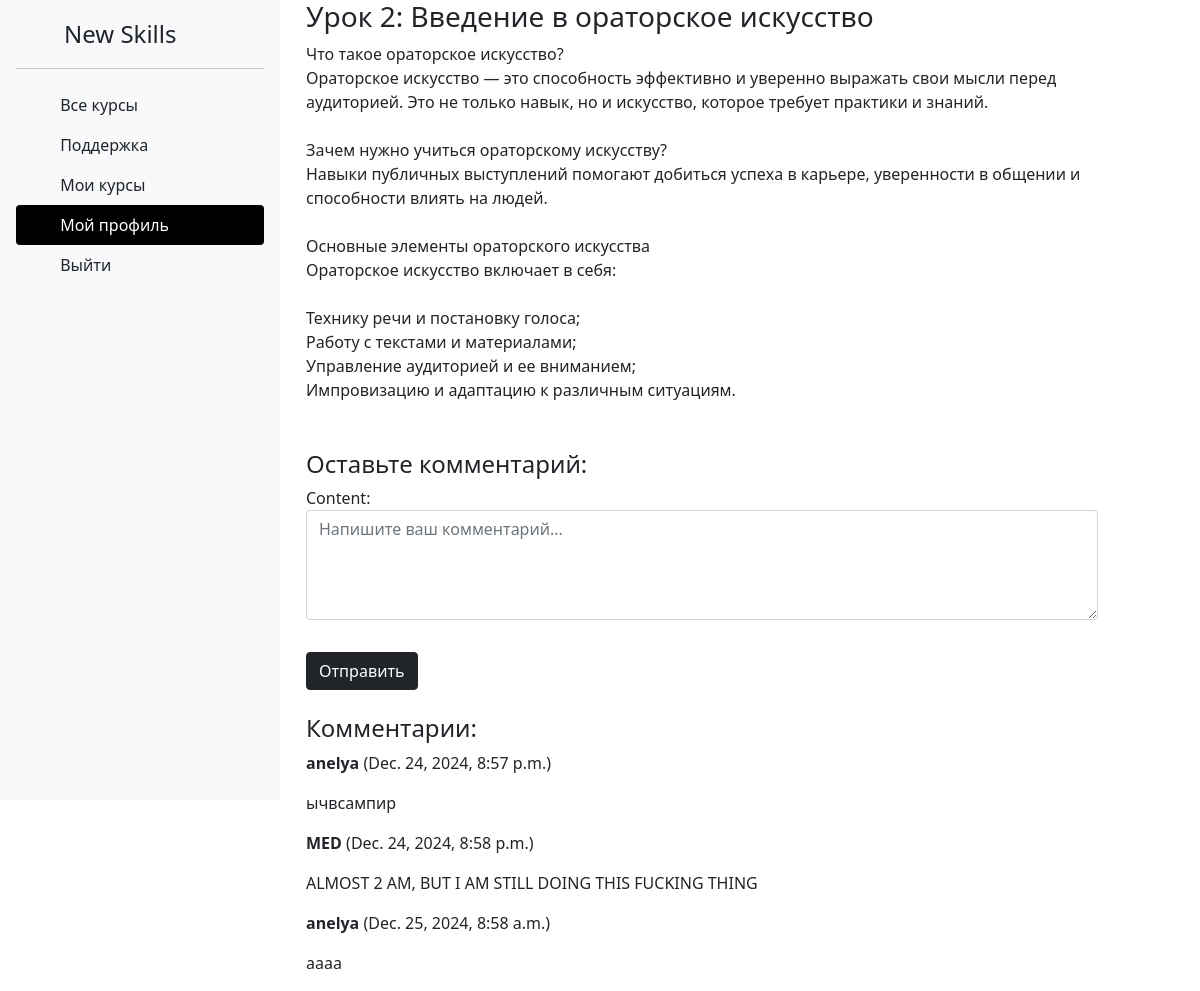
/module/2/ (signed in), run on the app's committed database.
### SKILLS/models.py (models this page shows, shortened)
class Lesson(models.Model):
    module = models.ForeignKey(Module, related_name='lessons', on_delete=models.CASCADE)  # Связь с модулем
    title = models.CharField(max_length=200)  # Название урока
    content = models.TextField()  # Содержание урока
    image = models.ImageField(upload_to='lesson_images/', blank=True, null=True)  # Изображение для урока
    video = models.FileField(upload_to='lesson_videos/', blank=True, null=True)  # Видео для урока
    order = models.IntegerField()  # Порядок урока (для сортировки)
    class Meta:
        ordering = ['order']

class Comment(models.Model):
    user = models.ForeignKey(User, on_delete=models.CASCADE)
    course = models.ForeignKey(Course, on_delete=models.CASCADE)
    content = models.TextField()
    created_at = models.DateTimeField(auto_now_add=True)

class User(AbstractUser):
    username = models.CharField(max_length=50, unique=True)  # Уникальное имя пользователя
    profile_image = models.ImageField(upload_to='media/avatar', blank=True, null=True)  # Аватар пользователя
    first_name = models.CharField(max_length=50, blank=True)
    last_name = models.CharField(max_length=50, blank=True)
    phone = models.CharField(unique=True, max_length=15, blank=True, null=True)
    email = models.EmailField(unique=True)
    groups = models.ManyToManyField(
        'auth.Group',
        related_name='custom_user_set',  # Уникальное имя для обратной связи
        blank=True,
    )
    user_permissions = models.ManyToManyField(
        'auth.Permission',
        related_name='custom_user_permissions_set',  # Уникальное имя для обратной связи
        blank=True,
    )
    USERNAME_FIELD = 'username'
    REQUIRED_FIELDS = ['email', 'first_name', 'last_name',
                       'phone']  # Поля, которые требуются при создании суперпользователя

### SKILLS/views.py (the view)
# urls.py: path('module/<int:module_id>/', views.module_detail, name='module_detail'),
def module_detail(request, module_id):
    if not request.user.is_authenticated:
        return redirect('login')  # Перенаправляем на страницу входа, если пользователь не авторизован
    module = get_object_or_404(Module, pk=module_id)
    lesson = module.lessons.first()  # Получаем первый урок из модуля
    comments = Comment.objects.filter(course=module.course)
    next_module = Module.objects.filter(order__gt=module.order).first()
    if request.method == 'POST':
        form = CommentForm(request.POST)
        if form.is_valid():
            Comment.objects.create(
                user=request.user,
                course=module.course,
                content=form.cleaned_data['content']
            )
            return redirect('module_detail', module_id=module.id)
    else:
        form = CommentForm()
    return render(request, 'course_content.html', {
        'module': module,
        'lesson': lesson,
        'comments': comments,
        'form': form,
        'next_module': next_module,  # Передаем следующий модуль в контекст
    })

### SKILLS/forms.py
class CommentForm(forms.ModelForm):
    content = forms.CharField(widget=forms.Textarea(attrs={'class': 'form-control', 'rows': 4, 'placeholder': 'Напишите ваш комментарий...'}))
    class Meta:
        model = Comment
        fields = ['content']

### SKILLS/templates/course_content.html (shortened to what this page needs)
<!DOCTYPE html>
<html lang="en">
<head>
    <link href="https://cdn.jsdelivr.net/npm/bootstrap@5.0.1/dist/css/bootstrap.min.css" rel="stylesheet">
</head>
<body>
    <div class="row">
        <div class="col-md-3">
    <div class="d-flex flex-column flex-shrink-0 p-3 bg-light" style="width: 280px; height: 100vh; position: fixed; top: 0; left: 0;">
        <a href="/" class="d-flex align-items-center mb-3 mb-md-0 me-md-auto link-dark text-decoration-none">
            <svg class="bi me-2" width="40" height="32"><use xlink:href="#bootstrap"></use></svg>
            <span class="fs-4">New Skills</span>
        </a>
        <hr>
        <ul class="nav nav-pills flex-column mb-auto">
            <li class="nav-item">
                <a href="{% url 'course_list' %}" class="nav-link link-dark" aria-current="page">
                    <svg class="bi me-2" width="16" height="16"><use xlink:href="#home"></use></svg>
                    Все курсы
                </a>
            </li>
            <li>
                <a href="https://t.me/qnelich" class="nav-link link-dark">
                    <svg class="bi me-2" width="16" height="16"><use xlink:href="#grid"></use></svg>
                    Поддержка
                </a>
            </li>
            {% if user.is_authenticated %}
            <li>
                <a href="{% url 'mycourses' %}" class="nav-link link-dark">
                    <svg class="bi me-2" width="16" height="16"><use xlink:href="#speedometer2"></use></svg>
                    Мои курсы
                </a>
            </li>
            <li>
                <a href="{% url 'profile' %}" class="nav-link active link-dark" style="background-color: black; color: white;">
                    <svg class="bi me-2" width="16" height="16"><use xlink:href="#table"></use></svg>
                    Мой профиль
                </a>
            </li>
            <li>
                <a href="{% url 'logout' %}" class="nav-link link-dark">
                    <svg class="bi me-2" width="16" height="16"><use xlink:href="#people-circle"></use></svg>
                    Выйти
                </a>
            </li>
            {% endif %}
        </ul>
    </div>
</div>
        <div class="col-md-8">
{% for lesson in module.lessons.all %}
<div class="lesson">
    <h3>Урок {{ lesson.order }}: {{ lesson.title }}</h3>
    <p>{{ lesson.content }}</p>
</div>
{% endfor %}
    <div class="mt-5">
        <h4>Оставьте комментарий:</h4>
        <form method="POST">
            {{ form.as_p }}
            <button type="submit" class="btn btn-dark mt-3">Отправить</button>
        </form>
    </div>
    <div class="mt-4">
        <h4>Комментарии:</h4>
        {% for comment in comments %}
        <div class="comment">
            <p><strong>{{ comment.user.username }}</strong> ({{ comment.created_at }})</p>
            <p>{{ comment.content }}</p>
        </div>
        {% empty %}
        <p>Нет комментариев.</p>
        {% endfor %}
    </div>
</div>
    </div>
</body>
</html>

### SKILLS/templates/course_content.html (style rules this page uses)
.lesson p { white-space: pre-wrap; }

### data on the page
Lesson: content "Что такое ораторское искусство? Ораторское искусство — это способность эффективно и уверенно выражать свои мысли перед аудиторией. Это не только навык, но и искусство, которое требует практики и знаний. Зачем нужно учиться ораторскому искусству? Навыки публичных выступлений помогают добиться успеха в карьере, уверенности в общении и способности влиять на людей. Основные элементы ораторского искусства Ораторское искусство включает в себя: Технику речи и постановку голоса; Работу с текстами и материалами; Управление аудиторией и ее вниманием; Импровизацию и адаптацию к различным ситуациям."
Comment: user.username "anelya", created_at "Dec. 24, 2024, 8:57 p.m.", content "ычвсампир"
Comment: user.username "MED", created_at "Dec. 24, 2024, 8:58 p.m.", content "ALMOST 2 AM, BUT I AM STILL DOING THIS FUCKING THING"
Comment: user.username "anelya", created_at "Dec. 25, 2024, 8:58 a.m.", content "aaaa"
